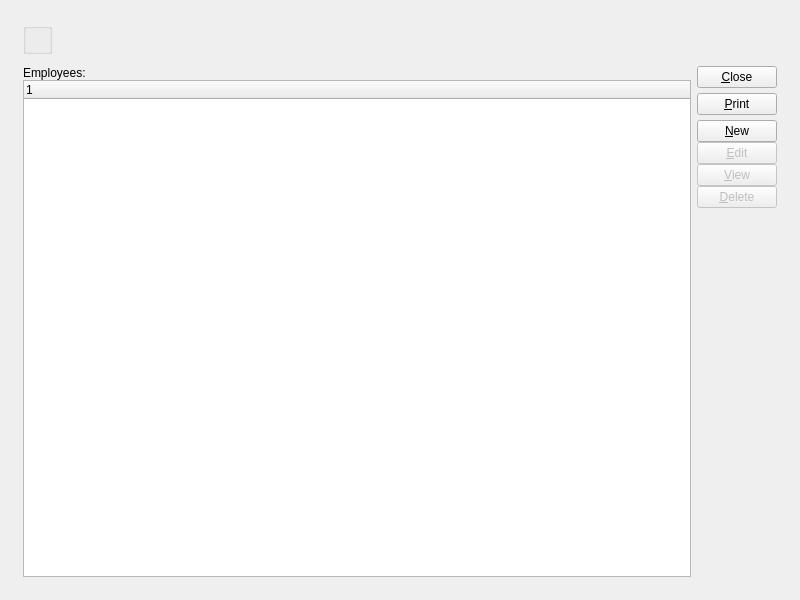
<ui version="4.0" >
 <comment>This file is part of the xTuple ERP: PostBooks Edition, a free and
open source Enterprise Resource Planning software suite,
Copyright (c) 1999-2011 by OpenMFG LLC, d/b/a xTuple.
It is licensed to you under the Common Public Attribution License
version 1.0, the full text of which (including xTuple-specific Exhibits)
is available at www.xtuple.com/CPAL.  By using this software, you agree
to be bound by its terms.</comment>
 <class>employees</class>
 <widget class="QWidget" name="employees" >
  <property name="geometry" >
   <rect>
    <x>0</x>
    <y>0</y>
    <width>800</width>
    <height>600</height>
   </rect>
  </property>
  <property name="windowTitle" >
   <string>List Employees</string>
  </property>
  <layout class="QGridLayout" name="gridLayout_3" >
   <item row="0" column="0" >
    <layout class="QGridLayout" name="gridLayout_2" >
     <property name="margin" >
      <number>12</number>
     </property>
     <property name="spacing" >
      <number>12</number>
     </property>
     <item row="0" column="0" >
      <layout class="QHBoxLayout" name="horizontalLayout" >
       <item>
        <widget class="WarehouseGroup" name="_warehouse" >
         <property name="fixedSize" >
          <bool>false</bool>
         </property>
        </widget>
       </item>
       <item>
        <spacer>
         <property name="orientation" >
          <enum>Qt::Horizontal</enum>
         </property>
         <property name="sizeHint" stdset="0" >
          <size>
           <width>131</width>
           <height>20</height>
          </size>
         </property>
        </spacer>
       </item>
      </layout>
     </item>
     <item row="1" column="0" >
      <widget class="QFrame" name="_frame" >
       <property name="sizePolicy" >
        <sizepolicy vsizetype="Expanding" hsizetype="Preferred" >
         <horstretch>0</horstretch>
         <verstretch>1</verstretch>
        </sizepolicy>
       </property>
       <property name="frameShape" >
        <enum>QFrame::NoFrame</enum>
       </property>
       <property name="frameShadow" >
        <enum>QFrame::Raised</enum>
       </property>
       <layout class="QGridLayout" name="gridLayout" >
        <property name="margin" >
         <number>0</number>
        </property>
        <item row="0" column="0" >
         <layout class="QVBoxLayout" >
          <property name="spacing" >
           <number>0</number>
          </property>
          <item>
           <widget class="QLabel" name="_employeeLit" >
            <property name="text" >
             <string>Employees:</string>
            </property>
           </widget>
          </item>
          <item>
           <widget class="XTreeWidget" name="_emp" />
          </item>
         </layout>
        </item>
        <item row="0" column="1" >
         <layout class="QVBoxLayout" >
          <property name="spacing" >
           <number>5</number>
          </property>
          <item>
           <widget class="QPushButton" name="_close" >
            <property name="text" >
             <string>&amp;Close</string>
            </property>
           </widget>
          </item>
          <item>
           <widget class="QPushButton" name="_print" >
            <property name="text" >
             <string>&amp;Print</string>
            </property>
           </widget>
          </item>
          <item>
           <layout class="QVBoxLayout" >
            <property name="spacing" >
             <number>0</number>
            </property>
            <item>
             <widget class="QPushButton" name="_new" >
              <property name="text" >
               <string>&amp;New</string>
              </property>
             </widget>
            </item>
            <item>
             <widget class="QPushButton" name="_edit" >
              <property name="enabled" >
               <bool>false</bool>
              </property>
              <property name="text" >
               <string>&amp;Edit</string>
              </property>
             </widget>
            </item>
            <item>
             <widget class="QPushButton" name="_view" >
              <property name="enabled" >
               <bool>false</bool>
              </property>
              <property name="text" >
               <string>&amp;View</string>
              </property>
             </widget>
            </item>
            <item>
             <widget class="QPushButton" name="_delete" >
              <property name="enabled" >
               <bool>false</bool>
              </property>
              <property name="text" >
               <string>&amp;Delete</string>
              </property>
             </widget>
            </item>
           </layout>
          </item>
          <item>
           <spacer>
            <property name="orientation" >
             <enum>Qt::Vertical</enum>
            </property>
            <property name="sizeType" >
             <enum>QSizePolicy::Expanding</enum>
            </property>
            <property name="sizeHint" stdset="0" >
             <size>
              <width>20</width>
              <height>20</height>
             </size>
            </property>
           </spacer>
          </item>
         </layout>
        </item>
       </layout>
      </widget>
     </item>
    </layout>
   </item>
  </layout>
 </widget>
 <layoutdefault spacing="6" margin="11" />
 <pixmapfunction>qPixmapFromMimeSource</pixmapfunction>
 <customwidgets>
  <customwidget>
   <class>WarehouseGroup</class>
   <extends>QGroupBox</extends>
   <header>warehousegroup.h</header>
  </customwidget>
  <customwidget>
   <class>XTreeWidget</class>
   <extends>QTreeWidget</extends>
   <header>xtreewidget.h</header>
  </customwidget>
 </customwidgets>
 <tabstops>
  <tabstop>_emp</tabstop>
  <tabstop>_new</tabstop>
  <tabstop>_edit</tabstop>
  <tabstop>_view</tabstop>
  <tabstop>_delete</tabstop>
  <tabstop>_print</tabstop>
  <tabstop>_close</tabstop>
 </tabstops>
 <resources/>
 <connections>
  <connection>
   <sender>_emp</sender>
   <signal>valid(bool)</signal>
   <receiver>_view</receiver>
   <slot>setEnabled(bool)</slot>
   <hints>
    <hint type="sourcelabel" >
     <x>20</x>
     <y>20</y>
    </hint>
    <hint type="destinationlabel" >
     <x>20</x>
     <y>20</y>
    </hint>
   </hints>
  </connection>
  <connection>
   <sender>_close</sender>
   <signal>clicked()</signal>
   <receiver>employees</receiver>
   <slot>close()</slot>
   <hints>
    <hint type="sourcelabel" >
     <x>20</x>
     <y>20</y>
    </hint>
    <hint type="destinationlabel" >
     <x>20</x>
     <y>20</y>
    </hint>
   </hints>
  </connection>
 </connections>
</ui>
